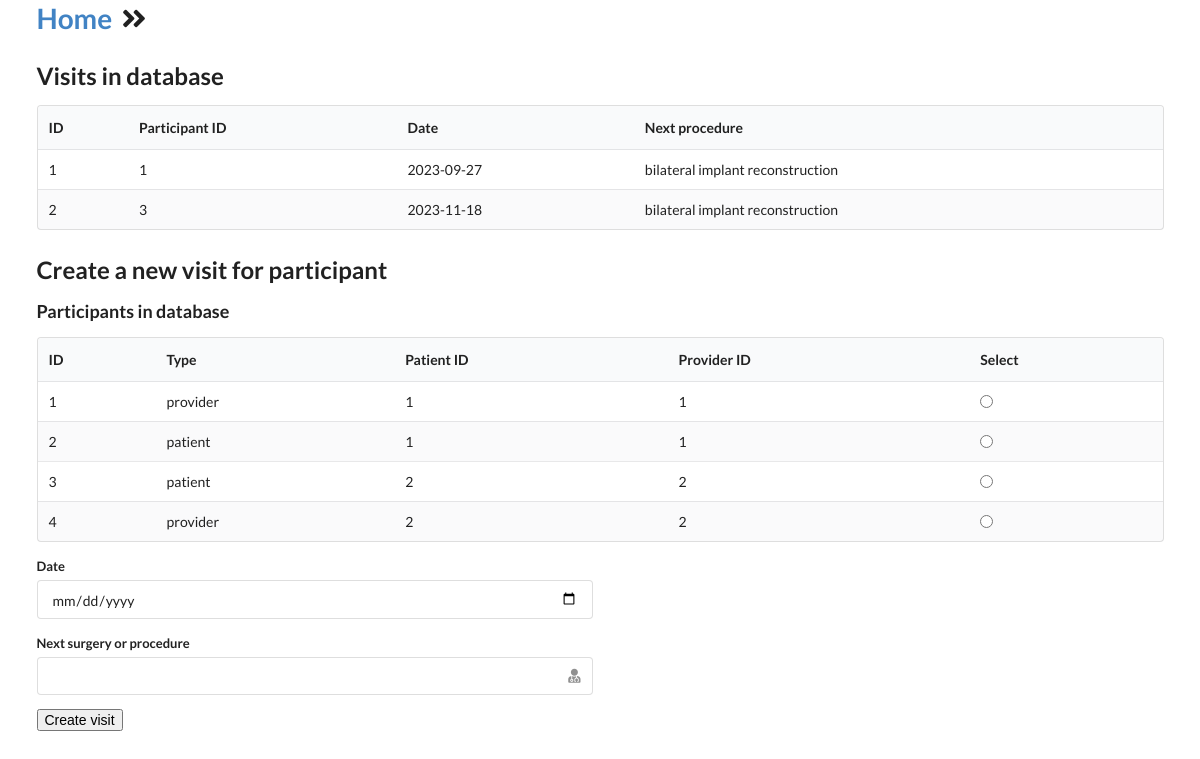
Page /visitslist on the committed database.
### tables this page shows
CREATE TABLE visits (
id INTEGER PRIMARY KEY,
participant_id INTEGER NOT NULL,
date DATE NOT NULL,
next_procedure TEXT NOT NULL,
FOREIGN KEY(participant_id) REFERENCES participants(id)
);

CREATE TABLE participants (
id INTEGER PRIMARY KEY,
type TEXT NOT NULL,
patient_id INTEGER NOT NULL,
provider_id INTEGER NOT NULL,
FOREIGN KEY(patient_id) REFERENCES patients(id),
FOREIGN KEY(provider_id) REFERENCES providers(id),
UNIQUE (type, patient_id, provider_id)
);

### main.py (the view)
@app.get("/visitslist")
def visits(request: Request):
    participants = read_db('participants')
    visits = read_db('visits')
    return templates.TemplateResponse("visitslist.html", {"request": request, "participants": participants, "visits": visits})

### templates/visitslist.html (shortened to what this page needs)
{% extends "layout.html" %}
{% block content %}
<h1><a href="/home">Home</a>
    <i class="angle double right icon"></i>
</h1>
<h2>Visits in database</h2>
<table class="ui striped table">
    <thead>
        <tr>
            <th>ID</th>
            <th>Participant ID</th>
            <th>Date</th>
            <th>Next procedure</th>
        </tr>
    </thead>
    <tbody>
        {% for visit in visits %}
        <tr>
            <td>{{ visit.id }}</td>
            <td>{{ visit.participant_id }}</td>
            <td>{{ visit.date }}</td>
            <td>{{ visit.next_procedure }}</td>
        </tr>
        {% endfor %}
    </tbody>
</table>
<h2>Create a new visit for participant</h2>
<form class="ui form" action="/submit-visit" method="POST">
    <h3>Participants in database</h3>
    <table class="ui striped table">
        <thead>
            <tr>
                <th>ID</th>
                <th>Type</th>
                <th>Patient ID</th>
                <th>Provider ID</th>
                <th>Select</th>
            </tr>
        </thead>
        <tbody>
            {% for participant in participants %}
            <tr>
                <td>{{ participant.id }}</td>
                <td>{{ participant.type }}</td>
                <td>{{ participant.patient_id }}</td>
                <td>{{ participant.provider_id }}</td>
                <td><input type="radio" name="selected_participant" value="{{ participant.id }}"></td>
            </tr>
            {% endfor %}
        </tbody>
    </table>
    <div class="field">
        <div class="two fields">
            <div class="field">
                <label>Date</label>
                <input type="date" name="visit_date" placeholder="Select a date">
            </div>
        </div>
    </div>
    <div class="field">
        <div class="two fields">
            <div class="field">
                <label>Next surgery or procedure</label>
                <div class="ui fluid icon input">
                    <input type="text" placeholder="" name="next_surgery">
                </div>
            </div>
        </div>
    </div>
    <input type="submit" value="Create visit">
</form>
{% endblock %}

### rows in the picture
visits: id "1", participant_id "1", date "2023-09-27", next_procedure "bilateral implant reconstruction"
visits: id "2", participant_id "3", date "2023-11-18", next_procedure "bilateral implant reconstruction"
participants: id "1", type "provider", patient_id "1", provider_id "1"
participants: id "2", type "patient", patient_id "1", provider_id "1"
participants: id "3", type "patient", patient_id "2", provider_id "2"
participants: id "4", type "provider", patient_id "2", provider_id "2"
